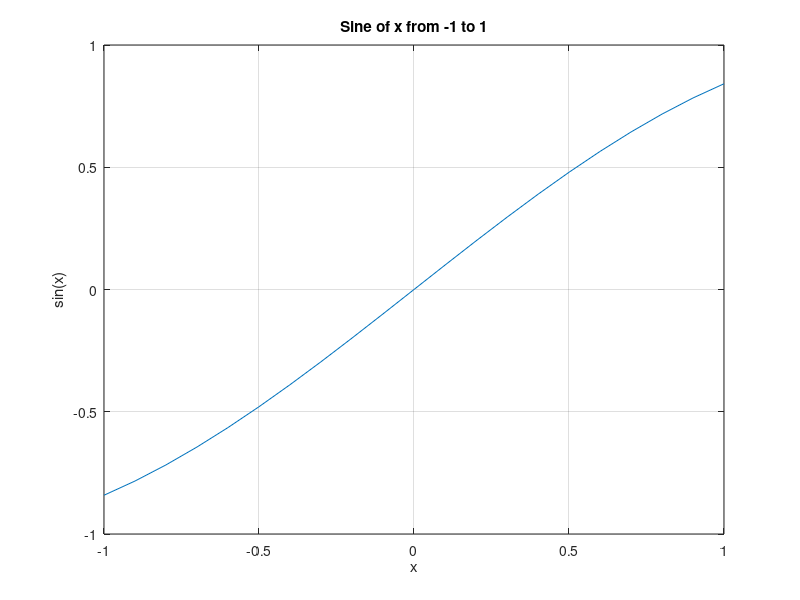

The MATLAB script that drew this image:
% sine.m
% Script to plot the sine of x from -1 to 1 in steps of 0.1

x = -1:0.1:1; 
y = sin(x); 

plot(x, y); % Plot the sine function
title('Sine of x from -1 to 1'); 
xlabel('x'); 
ylabel('sin(x)'); 
grid on; 
